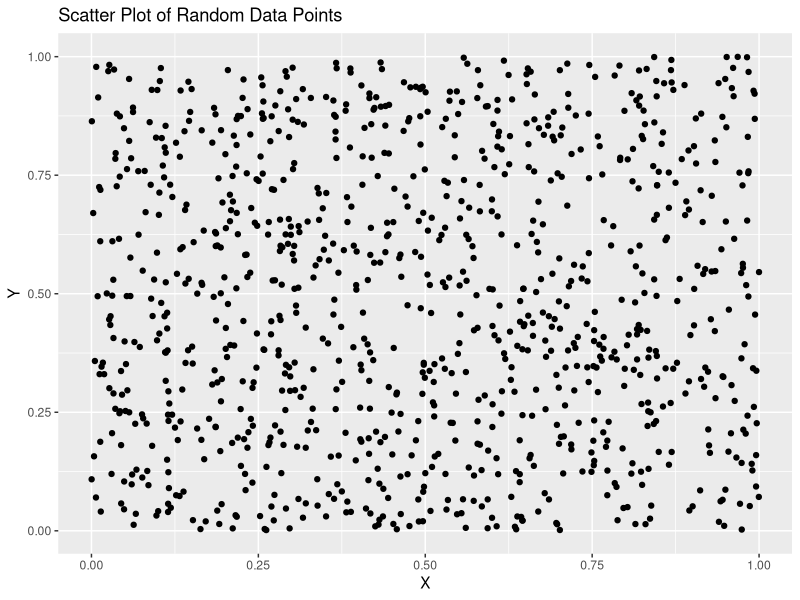

Source code (R):
# Set the number of data points
num_points <- 1000

# Generate random x and y coordinates
x <- runif(num_points)
y <- runif(num_points)

# Create a data frame for plotting
df <- data.frame(X = x, Y = y)

# Plot the scatter plot
library(ggplot2)
ggplot(df, aes(x = X, y = Y)) +
  geom_point() +
  labs(x = "X", y = "Y") +
  ggtitle("Scatter Plot of Random Data Points")
